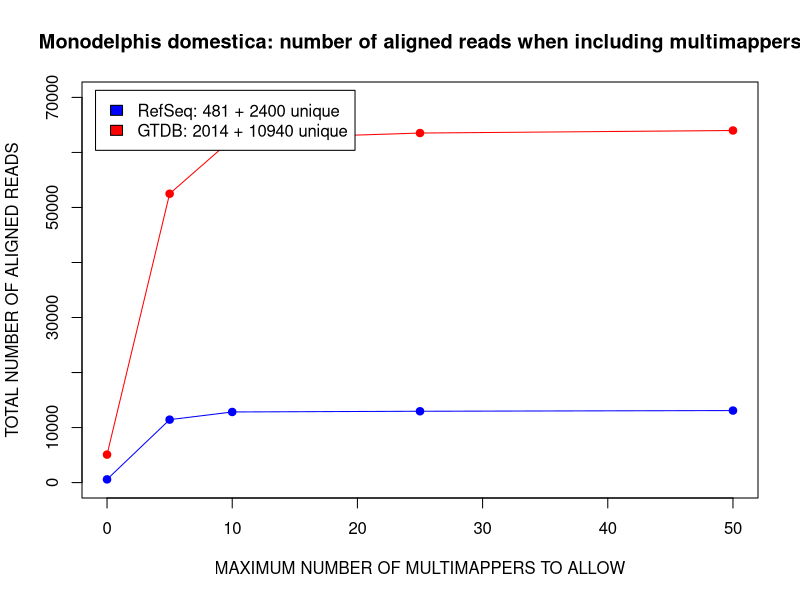
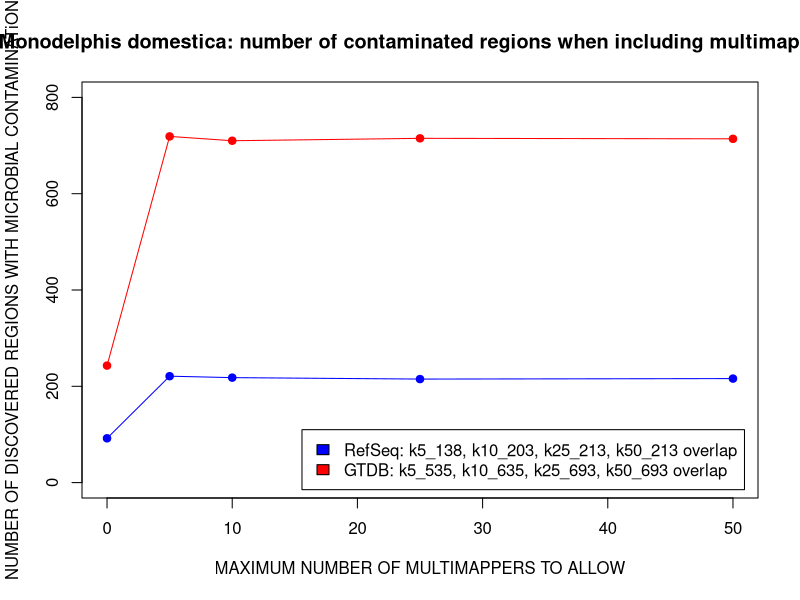
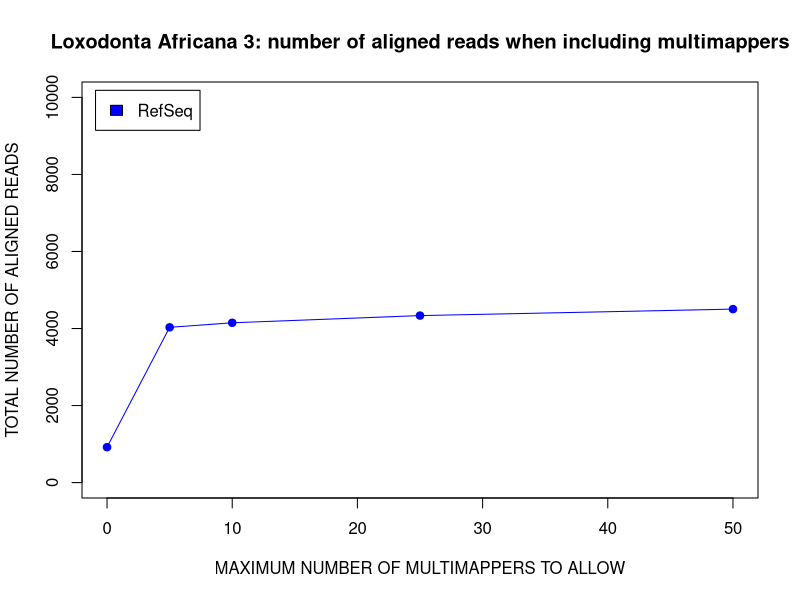
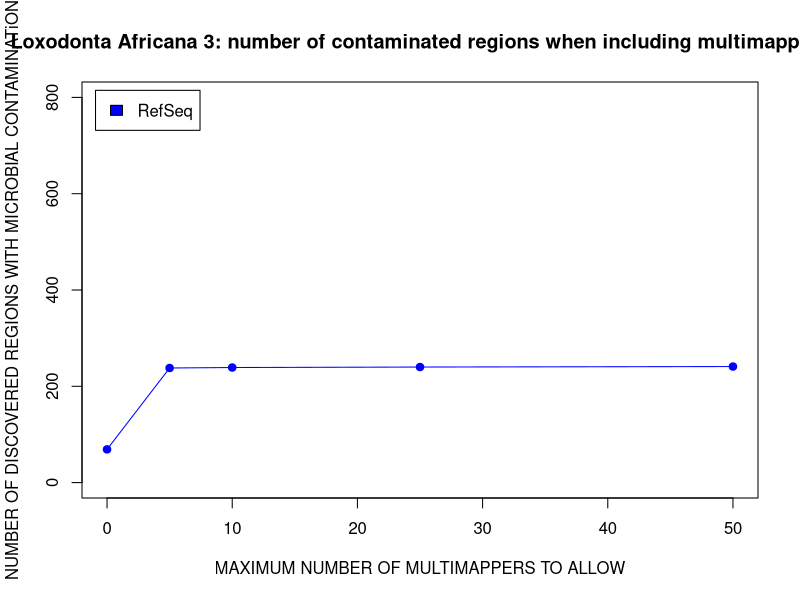
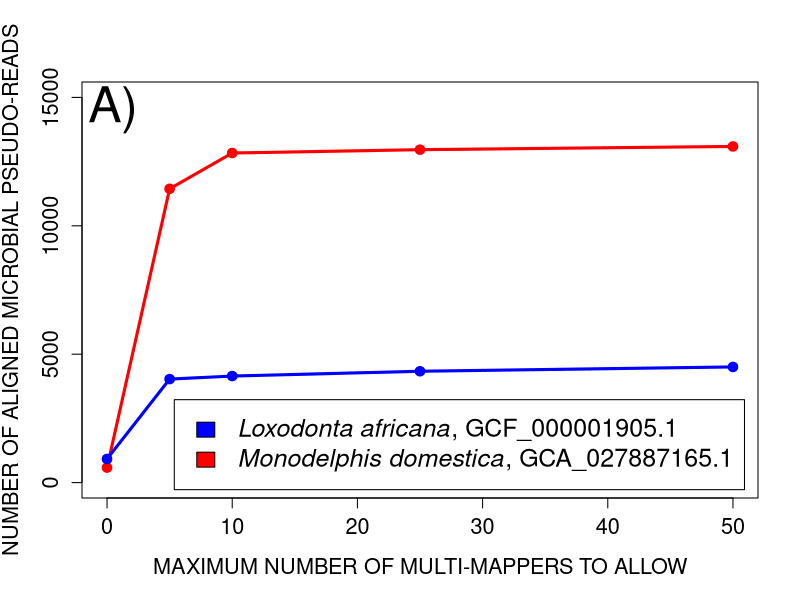
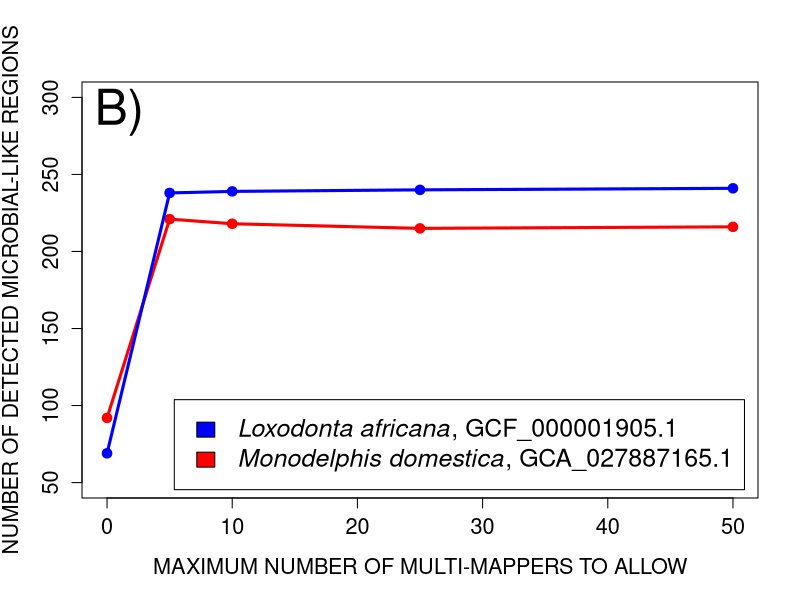

The R script that drew these images, in order:
############################################## OPPOSSUM ##############################################
k<-c(0,5,10,25,50)

nreads_RefSeq<-c(584,11441,12835,12965,13090)
nreads_GTDB<-c(5085,52496,62445,63524,63989)

plot(nreads_GTDB~k,xlab="MAXIMUM NUMBER OF MULTIMAPPERS TO ALLOW",ylab="TOTAL NUMBER OF ALIGNED READS",
     type="o",pch=19,col="red",ylim=c(0,70000),main="Monodelphis domestica: number of aligned reads when including multimappers")
lines(nreads_RefSeq~k,col="blue",type="o",pch=19)

legend("topleft", inset=.02, c("RefSeq: 481 + 2400 unique","GTDB: 2014 + 10940 unique"), fill=c("blue","red"))



nregions_GTDB<-c(243,719,710,715,714)
nregions_RefSeq<-RefSeq<-c(92,221,218,215,216)

plot(nregions_GTDB~k,xlab="MAXIMUM NUMBER OF MULTIMAPPERS TO ALLOW",ylab="NUMBER OF DISCOVERED REGIONS WITH MICROBIAL CONTAMINATiON",
     type="o",pch=19,col="red",ylim=c(0,800),main="Monodelphis domestica: number of contaminated regions when including multimappers")
lines(nregions_RefSeq~k,col="blue",type="o",pch=19)

legend("bottomright", inset=.02, c("RefSeq: k5_138, k10_203, k25_213, k50_213 overlap","GTDB: k5_535, k10_635, k25_693, k50_693 overlap"), 
       fill=c("blue","red"))


########################################### LOXODONTA AFRICANA 3 #####################################################
k<-c(0,5,10,25,50)

nreads_RefSeq<-c(920,4031,4149,4336,4504)

plot(nreads_RefSeq~k,xlab="MAXIMUM NUMBER OF MULTIMAPPERS TO ALLOW",ylab="TOTAL NUMBER OF ALIGNED READS",
     type="o",pch=19,col="blue",ylim=c(0,10000),main="Loxodonta Africana 3: number of aligned reads when including multimappers")

legend("topleft", inset=.02, c("RefSeq"), fill=c("blue"))



nregions_RefSeq<-RefSeq<-c(69,238,239,240,241)

plot(nregions_RefSeq~k,xlab="MAXIMUM NUMBER OF MULTIMAPPERS TO ALLOW",ylab="NUMBER OF DISCOVERED REGIONS WITH MICROBIAL CONTAMINATiON",
     type="o",pch=19,col="blue",ylim=c(0,800),main="Loxodonta Africana 3: number of contaminated regions when including multimappers")

legend("topleft", inset=.02, c("RefSeq"), fill=c("blue"))


############################################## COMBINE AND PLOT VIA GGPLOT #############################################

k<-c(0,5,10,25,50)

nreads_opossum<-c(584,11441,12835,12965,13090)
nreads_loxodonta<-c(920,4031,4149,4336,4504)

#par(mfrow=c(2,1))

plot(nreads_opossum~k,xlab="MAXIMUM NUMBER OF MULTI-MAPPERS TO ALLOW",ylab="NUMBER OF ALIGNED MICROBIAL PSEUDO-READS",
     type="o",pch=19,col="red",ylim=c(0,15000),cex.axis=1.3,cex.lab=1.3,cex.main=1.8,lwd=3)

lines(nreads_loxodonta~k,type="o",pch=19,col="blue",lwd=3)

legend("bottomright", inset=.02, c(expression(paste(italic("Loxodonta africana"),", GCF_000001905.1")),
                                   expression(paste(italic("Monodelphis domestica"),", GCA_027887165.1"))), 
       fill=c("blue","red"), cex = 1.5)
text(x = 0.5, y = 14500, labels = "A)", xpd = NA, cex=3)


k<-c(0,5,10,25,50)

nregions_opossum<-c(92,221,218,215,216)
nregions_loxodonta<-c(69,238,239,240,241)

plot(nregions_opossum~k,xlab="MAXIMUM NUMBER OF MULTI-MAPPERS TO ALLOW",ylab="NUMBER OF DETECTED MICROBIAL-LIKE REGIONS",
     type="o",pch=19,col="red",ylim=c(50,300),cex.axis=1.3,cex.lab=1.3,cex.main=1.8,lwd=3)

lines(nregions_loxodonta~k,type="o",pch=19,col="blue",lwd=3)

legend("bottomright", inset=.02, c(expression(paste(italic("Loxodonta africana"),", GCF_000001905.1")),
                                   expression(paste(italic("Monodelphis domestica"),", GCA_027887165.1"))), 
       fill=c("blue","red"), cex = 1.5)
text(x = 1, y = 290, labels = "B)", xpd = NA, cex=3)
